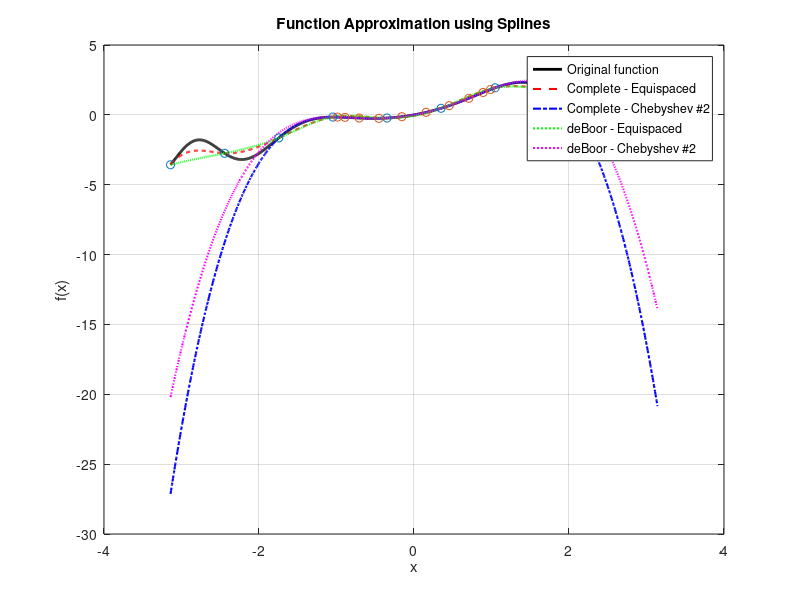
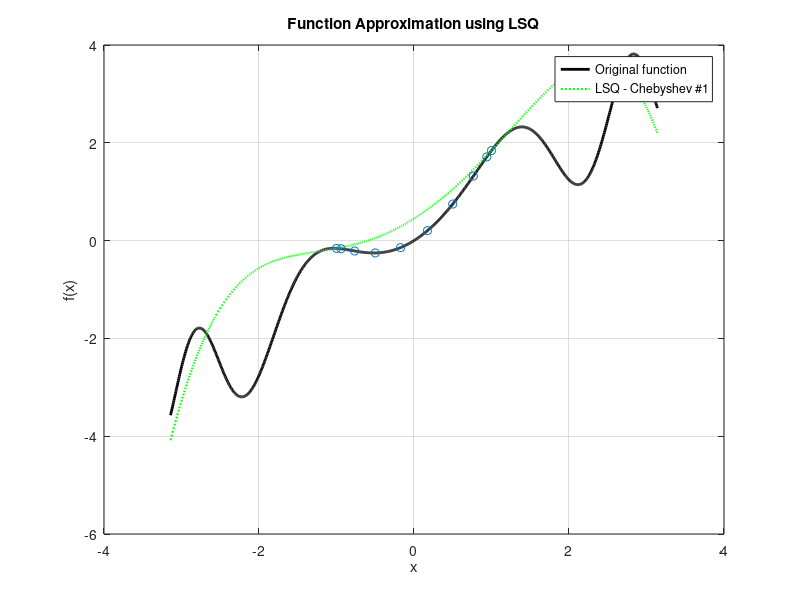

MATLAB code for these plots, in order:
% Define the function
f = @(x) x + sin(x.^2);

% Define the domain and number of nodes
n = 10;
x_range = linspace(-pi, pi, 1000);  % Range for plotting the function and splines

% Nodes: Equispaced and Chebyshev Type 2
x_equispaced = linspace(-pi, pi, n);
x_chebyshev2 = -cos(pi*(2*(1:n)-1)/(2*n));  % Chebyshev nodes of the second kind

% Function values at the nodes
y_equispaced = f(x_equispaced);
y_chebyshev2 = f(x_chebyshev2);

% Derivative function, required for complete spline (if using clamped conditions)
df = @(x) 1 + 2*x.*cos(x.^2);

% Derivatives at the boundaries (required for complete splines if clamped)
dy1_equispaced = df(x_equispaced(1));
dy2_equispaced = df(x_equispaced(end));
dy1_chebyshev2 = df(x_chebyshev2(1));
dy2_chebyshev2 = df(x_chebyshev2(end));

% Complete splines with specified derivatives at endpoints ("clamped")
sc_equispaced = spline(x_equispaced, [dy1_equispaced, y_equispaced, dy2_equispaced]);
sc_chebyshev2 = spline(x_chebyshev2, [dy1_chebyshev2, y_chebyshev2, dy2_chebyshev2]);


% Basic deBoor splines (equivalent to basic spline usage in MATLAB)
sdb_equispaced = spline(x_equispaced, y_equispaced);
sdb_chebyshev2 = spline(x_chebyshev2, y_chebyshev2);

% Evaluate splines at plotting points
spline_eq = ppval(sc_equispaced, x_range);
spline_ch2 = ppval(sc_chebyshev2, x_range);
deboor_eq = ppval(sdb_equispaced, x_range);
deboor_ch2 = ppval(sdb_chebyshev2, x_range);

% Plot the function and the approximations
figure;
plot(x_range, f(x_range), 'k-', 'LineWidth', 2); hold on;
plot(x_range, spline_eq, 'r--', 'LineWidth', 1.5);
plot(x_range, spline_ch2, 'b-.', 'LineWidth', 1.5);
plot(x_range, deboor_eq, 'g:', 'LineWidth', 1.5);
plot(x_range, deboor_ch2, 'm:', 'LineWidth', 1.5);
scatter(x_equispaced, y_equispaced, 'ro');
scatter(x_chebyshev2, y_chebyshev2, 'bs');
legend('Original function', 'Complete - Equispaced', 'Complete - Chebyshev #2', 'deBoor - Equispaced', 'deBoor - Chebyshev #2', 'Location', 'best');
title('Function Approximation using Splines');
xlabel('x');
ylabel('f(x)');
grid on;

% Part (b) - Discrete least squares with Chebyshev #1 Nodes
x_chebyshev1 = cos(pi*(0:n-1)/(n-1));  % Chebyshev Type 1 nodes
X = cos(pi*(0:n-1)'*(0:n-1)/(n-1));  % Vandermonde matrix for Chebyshev
y_chebyshev1 = f(x_chebyshev1);

% Least squares solution to approximate the function
coeffs = X\y_chebyshev1';
lsq_cheb1 = polyval(flipud(coeffs), x_range);

% Plot the function and the approximations
figure;
plot(x_range, f(x_range), 'k-', 'LineWidth', 2); hold on;
plot(x_range, lsq_cheb1, 'g:', 'LineWidth', 1.5);
scatter(x_chebyshev1, y_chebyshev1, 'g^');
legend('Original function','LSQ - Chebyshev #1', 'Location', 'Best');
title('Function Approximation using LSQ');
xlabel('x');
ylabel('f(x)');
grid on;
